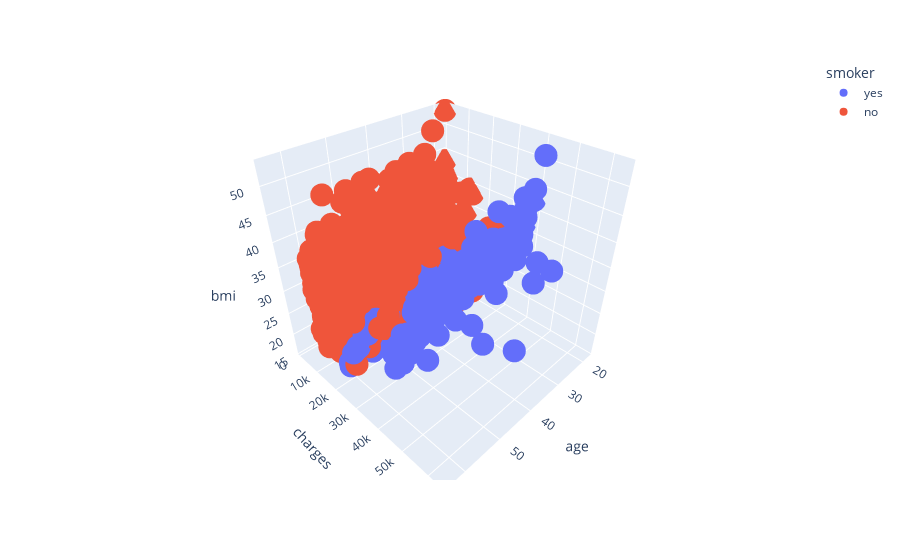

This figure's notebook cell:
### Code cell
import plotly.express as px

fig = px.scatter_3d(df, x='age', y='charges', z='bmi', color='smoker')
fig.show()

### Figure 1 — Plotly figure (JSON) as saved in the notebook; plotly's stock layout.template omitted (floating-point values rounded to 4 significant figures; data arrays with more than 128 entries replaced by an {"elided": "..."} marker saying what was removed)
{"data": [{"hovertemplate": "smoker=yes<br>age=%{x}<br>charges=%{y}<br>bmi=%{z}<extra></extra>", "legendgroup": "yes", "marker": {"color": "#636efa", "symbol": "circle"}, "mode": "markers", "name": "yes", "scene": "scene", "showlegend": true, "type": "scatter3d", "x": {"elided": "274 int values"}, "y": {"elided": "274 float values"}, "z": {"elided": "274 float values"}}, {"hovertemplate": "smoker=no<br>age=%{x}<br>charges=%{y}<br>bmi=%{z}<extra></extra>", "legendgroup": "no", "marker": {"color": "#EF553B", "symbol": "circle"}, "mode": "markers", "name": "no", "scene": "scene", "showlegend": true, "type": "scatter3d", "x": {"elided": "1064 int values"}, "y": {"elided": "1064 float values"}, "z": {"elided": "1064 float values"}}], "layout": {"legend": {"title": {"text": "smoker"}, "tracegroupgap": 0}, "margin": {"t": 60}, "scene": {"domain": {"x": [0, 1], "y": [0, 1]}, "xaxis": {"title": {"text": "age"}}, "yaxis": {"title": {"text": "charges"}}, "zaxis": {"title": {"text": "bmi"}}}}}
